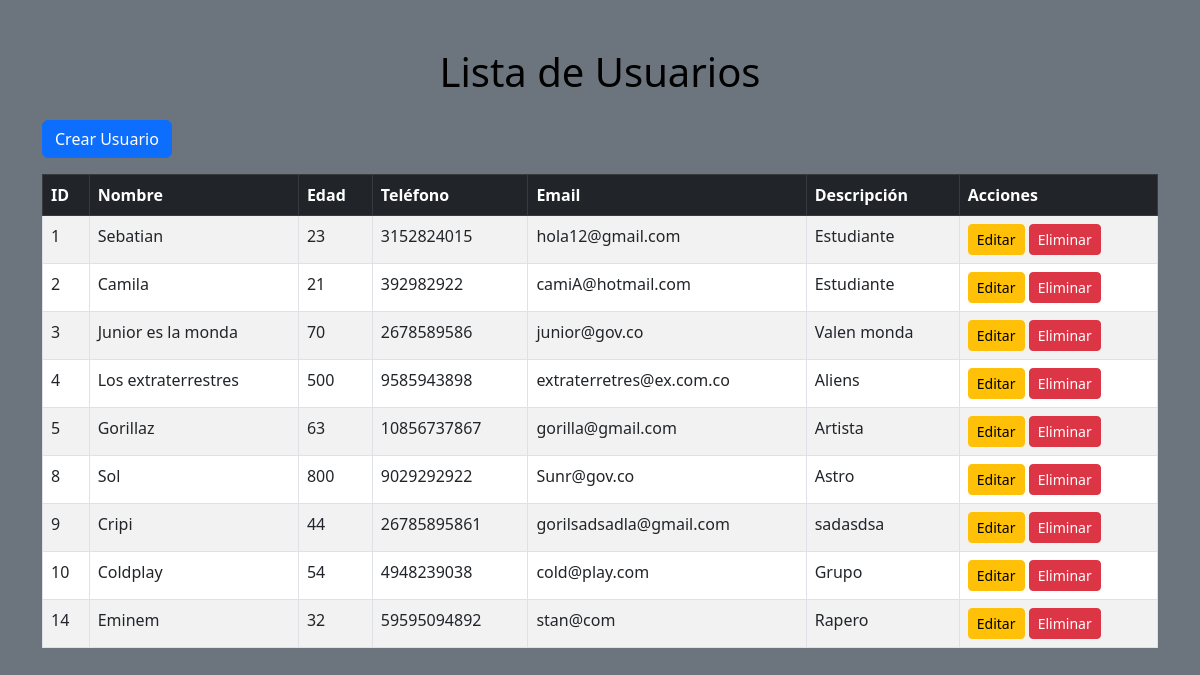
The page / on the database its author committed.
### model.py (models this page shows)
class Usuario(dbase.Model):
    id = dbase.Column(dbase.Integer, primary_key=True)
    nombre = dbase.Column(dbase.String(100), nullable=False)
    edad = dbase.Column(dbase.Integer, nullable=False)
    telefono = dbase.Column(dbase.String(10), nullable=False)
    email = dbase.Column(dbase.String(120), unique=True)
    descripcion = dbase.Column(dbase.Text)

### controlador.py (the view)
@app.route("/") # Leer
def index(): # Funcion index
    usuarios = Usuario.query.all() # Obtiene todos los usuarios
    return render_template("index.html", usuarios=usuarios)

### templates/index.html (shortened to what this page needs)
<!DOCTYPE html>
<html lang="es">
<head>
    <link href="https://cdn.jsdelivr.net/npm/bootstrap@5.3.0/dist/css/bootstrap.min.css" rel="stylesheet">
</head>
<body class="bg-secondary text-black">
    <div class="container mt-5">
        <h1 class="text-center mb-4">Lista de Usuarios</h1>
        <a href="{{ url_for('crear') }}" class="btn btn-primary mb-3">Crear Usuario</a>
        <div class="table-responsive">
            <table class="table table-striped table-bordered">
                <thead class="table-dark">
                    <tr>
                        <th>ID</th>
                        <th>Nombre</th>
                        <th>Edad</th>
                        <th>Teléfono</th>
                        <th>Email</th>
                        <th>Descripción</th>
                        <th>Acciones</th>
                    </tr>
                </thead>
                <tbody>
                    {% for usuario in usuarios %}
                        <tr>
                            <td>{{ usuario.id }}</td>
                            <td>{{ usuario.nombre }}</td>
                            <td>{{ usuario.edad }}</td>
                            <td>{{ usuario.telefono }}</td>
                            <td>{{ usuario.email }}</td>
                            <td>{{ usuario.descripcion if usuario.descripcion else "Sin descripción" }}</td>
                            <td>
                                <a href="{{ url_for('editar', id=usuario.id) }}" class="btn btn-warning btn-sm">Editar</a>
                                <a href="{{ url_for('eliminar', id=usuario.id) }}" class="btn btn-danger btn-sm" onclick="return confirm('¿Seguro que deseas eliminar este usuario?')">Eliminar</a>
                            </td>
                        </tr>
                    {% endfor %}
                </tbody>
            </table>
        </div>
    </div>
</body>
</html>

### rows shown on the page
Usuario: id "1", nombre "Sebatian", edad "23", telefono "3152824015", email "hola12@gmail.com", descripcion "Estudiante"
Usuario: id "2", nombre "Camila", edad "21", telefono "392982922", email "camiA@hotmail.com", descripcion "Estudiante"
Usuario: id "3", nombre "Junior es la monda", edad "70", telefono "2678589586", email "junior@gov.co", descripcion "Valen monda"
Usuario: id "4", nombre "Los extraterrestres", edad "500", telefono "9585943898", email "extraterretres@ex.com.co", descripcion "Aliens"
Usuario: id "5", nombre "Gorillaz", edad "63", telefono "10856737867", email "gorilla@gmail.com", descripcion "Artista"
Usuario: id "8", nombre "Sol", edad "800", telefono "9029292922", email "Sunr@gov.co", descripcion "Astro"
Usuario: id "9", nombre "Cripi", edad "44", telefono "26785895861", email "gorilsadsadla@gmail.com", descripcion "sadasdsa"
Usuario: id "10", nombre "Coldplay", edad "54", telefono "4948239038", email "cold@play.com", descripcion "Grupo"
Usuario: id "14", nombre "Eminem", edad "32", telefono "59595094892", email "stan@com", descripcion "Rapero"
